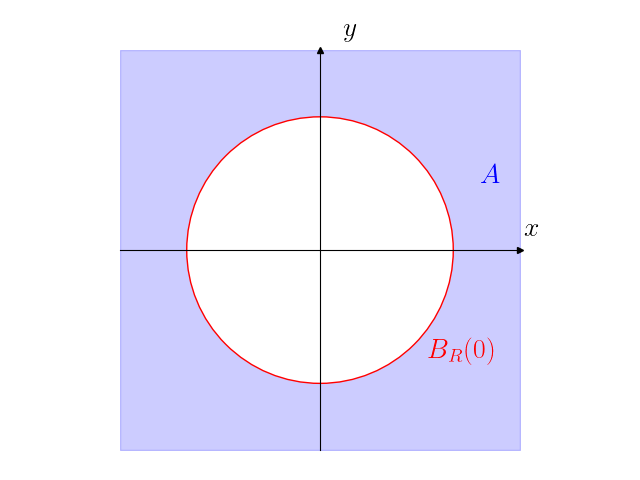

The Python source for this figure:
from matplotlib import pyplot
import matplotlib.pyplot as plt
import numpy as np 
import matplotlib.patches as patches


plt.rcParams['text.usetex'] = True #using latex
params = {'font.size': 20, 'text.latex.preamble' : r"\usepackage{amsmath}"}
#font size
pyplot.rcParams.update(params)


fig, ax1 = plt.subplots()

# Select length of axes and the space between tick labels
xmin, xmax, ymin, ymax = -1.5, 1.5, -1.5, 1.5

# Set identical scales for both axes
ax1.set(xlim=(xmin, xmax), ylim=(ymin, ymax), aspect=1)

# Set bottom and left spines as x and y axes of coordinate system
ax1.spines['bottom'].set_position('zero')
ax1.spines['left'].set_position('zero')

# Remove top and right spines
ax1.spines['top'].set_visible(False)
ax1.spines['right'].set_visible(False)

# Create 'x' and 'y' labels placed at the end of the axes
ax1.set_xlabel('$x$', labelpad=-24, x=1.03)
ax1.set_ylabel('$y$', labelpad=-21, y=1.02, rotation=0)

# Draw arrows
arrow_fmt = dict(markersize=4, color='black', clip_on=False)
ax1.plot((1), (0), marker='>', transform=ax1.get_yaxis_transform(), **arrow_fmt)
ax1.plot((0), (1), marker='^', transform=ax1.get_xaxis_transform(), **arrow_fmt)


# Use tex in labels

ax1.set_xticks([])
ax1.set_xticklabels([])
ax1.set_yticks([])
ax1.set_yticklabels([])



c1 = patches.Circle([0, 0], 1, edgecolor=(1, 0, 0, 1), facecolor=(1, 1, 1, 1))

ax1.fill_between(x=[xmin, xmax], y1=[ymin, ymin], y2=[ymax, ymax], color=(0, 0, 1, .2))
ax1.add_patch(c1)



#Add text
ax1.text(np.sqrt(2)/2 +.1, -np.sqrt(2)/2 -.1, r"$B_R(0)$", color="r")
ax1.text(1.2, .5, r"$A$", color="b")


plt.tight_layout()
plt.show()
